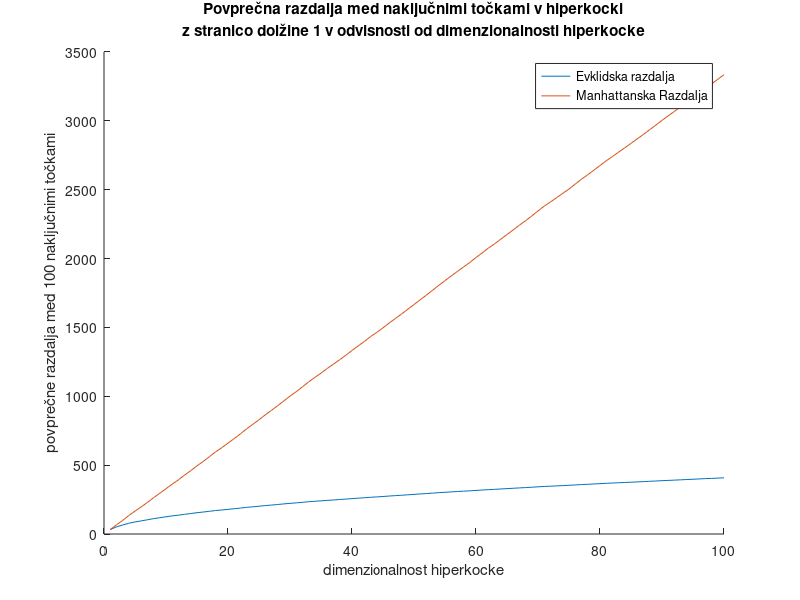

Here is the MATLAB script that generated this plot:
% Create the random points.
rand_points = rand(100, 100);
% Allocate matrix for storing results.
res = zeros(size(rand_points, 1), 2);

% Go over dimensionalities.
for k = 1:size(rand_points, 1)
	pts_nxt = rand_points(:, 1:k);
	pdist_mat1 = squareform(pdist(pts_nxt, 'euclidean'));
	pdist_mat2 = squareform(pdist(pts_nxt, 'cityblock'));
	avg_dist_val1 = sum(sum(pdist_mat1, 2)./(size(pdist_mat1, 2)-1));
	avg_dist_val2 = sum(sum(pdist_mat2, 2)./(size(pdist_mat2, 2)-1));
	res(k, :) = [avg_dist_val1, avg_dist_val2];
end

% Plot results.
figure('Renderer', 'painters', 'Position', [10 10 800 450]); hold on;
plot(1:size(rand_points, 2), res(:, 1)); plot(1:size(rand_points, 2), res(:, 2));
legend('Evklidska razdalja', 'Manhattanska Razdalja');
title(sprintf('Povprečna razdalja med naključnimi točkami v hiperkocki\nz stranico dolžine 1 v odvisnosti od dimenzionalnosti hiperkocke'));
xlabel('dimenzionalnost hiperkocke');
ylabel(sprintf('povprečne razdalja med %d naključnimi točkami', size(rand_points, 1)));